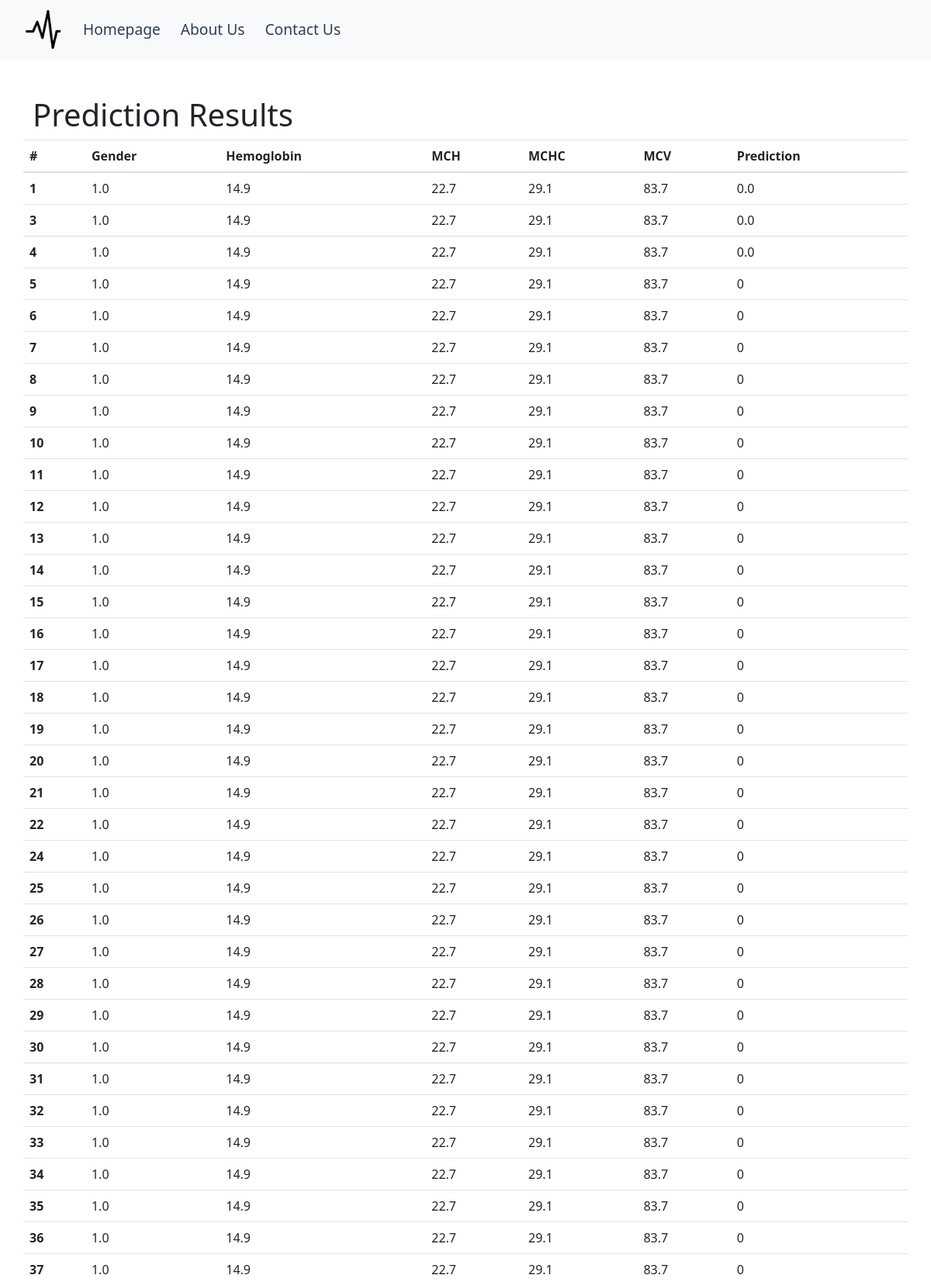
The page /predict/results/ (upper part) on the database its author committed.
### predict/models.py (models this page shows, shortened)
class PredResults(models.Model):
    Gender = models.FloatField()
    Hemoglobin = models.FloatField()
    MCH = models.FloatField()
    MCHC = models.FloatField()
    MCV  = models.FloatField(null=True,blank=True)
    prediction = models.CharField(max_length=30)

### predict/views.py (the view)
# urls.py: path("results/", views.view_results, name="results"),
def view_results(request):
    data = {"dataset": PredResults.objects.all()}
    return render(request, "predict/results.html", data)

### templates/predict/results.html
{% extends "base.html" %}
{% block content %}
<!DOCTYPE html>
<html>
    <body>
    <div class="container pt-5">
        <div class="row">
        <h1>Prediction Results</h1>
            <table class="table">
                <thead>
                <tr>
                <th scope="col">#</th>
                <th scope="col">Gender</th>
                <th scope="col">Hemoglobin</th>
                <th scope="col">MCH</th>
                <th scope="col">MCHC</th>
                <th scope="col">MCV</th>
                <th scope="col">Prediction</th>
                </tr>
                </thead>
                <tbody>
                {% for data in dataset %}
                    <tr>
                    <th scope="row">{{ data.id }}</th>
                    <td>{{ data.Gender }}</td>
                    <td>{{ data.Hemoglobin }}</td>
                    <td>{{ data.MCH }}</td>
                    <td>{{ data.MCHC }}</td>
                    <td>{{ data.MCV }}</td>
                    <td>{{ data.prediction }}</td>
                    </tr>
                {% endfor %}
                </tbody>
            </table>
        </div>
    </div>
</body>
</html>
    {% endblock content %}

### templates/base.html (shortened to what this page needs)
<!doctype html>
<html lang="en">
    <head>
    {% load static %}
    <link rel="stylesheet" href="https://stackpath.bootstrapcdn.com/bootstrap/4.4.1/css/bootstrap.min.css">
    <link rel="stylesheet" href="{% static 'css/style.css' %}">
    </head>
    <body>
    {% include 'parts/navbar.html' %}
    {% block content  %}
    {% endblock content  %}
    </body>
</html>

### templates/parts/navbar.html (shortened to what this page needs)
{% load static %}
<!doctype html>
<html lang="en">
  <head>
    <link href="https://cdn.jsdelivr.net/npm/bootstrap@5.1.3/dist/css/bootstrap.min.css" rel="stylesheet">
  </head>
  <body>
    <nav class="navbar navbar-expand-lg navbar-light bg-light">
        <div class="container-fluid">
        <a class="navbar-brand" href="{% url 'index' %}"><img src="{% static 'image/life-line.png' %}" width="50" height="50" style =" position:relative;left:5px"></a>
          <div class="collapse navbar-collapse" id="navbarNavAltMarkup">
            <div class="navbar-nav">
              <a class="nav-link" href="{% url 'index' %}" style ="margin:0px 5px;font-size: larger;color:#303d57;">Homepage</a>
              <a class="nav-link" href="{% url 'about' %}" style ="margin:0px 5px;font-size: larger;color:#303d57;">About Us</a>
              <a class="nav-link" href="{% url 'contact' %}" style ="margin:0px 5px;font-size: larger;color:#303d57;">Contact Us</a>
            </div>
          </div>
        </div>
    </nav>
  </body>
</html>

### static/css/style.css (style rules this page uses)
* { margin:0; padding:0; overflow-x: hidden; }

### rows shown on the page
PredResults: id "1", Gender "1.0", Hemoglobin "14.9", MCH "22.7", MCHC "29.1", MCV "83.7", prediction "0.0"
PredResults: id "3", Gender "1.0", Hemoglobin "14.9", MCH "22.7", MCHC "29.1", MCV "83.7", prediction "0.0"
PredResults: id "4", Gender "1.0", Hemoglobin "14.9", MCH "22.7", MCHC "29.1", MCV "83.7", prediction "0.0"
PredResults: id "5", Gender "1.0", Hemoglobin "14.9", MCH "22.7", MCHC "29.1", MCV "83.7", prediction "0"
PredResults: id "6", Gender "1.0", Hemoglobin "14.9", MCH "22.7", MCHC "29.1", MCV "83.7", prediction "0"
PredResults: id "7", Gender "1.0", Hemoglobin "14.9", MCH "22.7", MCHC "29.1", MCV "83.7", prediction "0"
PredResults: id "8", Gender "1.0", Hemoglobin "14.9", MCH "22.7", MCHC "29.1", MCV "83.7", prediction "0"
PredResults: id "9", Gender "1.0", Hemoglobin "14.9", MCH "22.7", MCHC "29.1", MCV "83.7", prediction "0"
PredResults: id "10", Gender "1.0", Hemoglobin "14.9", MCH "22.7", MCHC "29.1", MCV "83.7", prediction "0"
PredResults: id "11", Gender "1.0", Hemoglobin "14.9", MCH "22.7", MCHC "29.1", MCV "83.7", prediction "0"
PredResults: id "12", Gender "1.0", Hemoglobin "14.9", MCH "22.7", MCHC "29.1", MCV "83.7", prediction "0"
PredResults: id "13", Gender "1.0", Hemoglobin "14.9", MCH "22.7", MCHC "29.1", MCV "83.7", prediction "0"
PredResults: id "14", Gender "1.0", Hemoglobin "14.9", MCH "22.7", MCHC "29.1", MCV "83.7", prediction "0"
PredResults: id "15", Gender "1.0", Hemoglobin "14.9", MCH "22.7", MCHC "29.1", MCV "83.7", prediction "0"
PredResults: id "16", Gender "1.0", Hemoglobin "14.9", MCH "22.7", MCHC "29.1", MCV "83.7", prediction "0"
PredResults: id "17", Gender "1.0", Hemoglobin "14.9", MCH "22.7", MCHC "29.1", MCV "83.7", prediction "0"
PredResults: id "18", Gender "1.0", Hemoglobin "14.9", MCH "22.7", MCHC "29.1", MCV "83.7", prediction "0"
PredResults: id "19", Gender "1.0", Hemoglobin "14.9", MCH "22.7", MCHC "29.1", MCV "83.7", prediction "0"
PredResults: id "20", Gender "1.0", Hemoglobin "14.9", MCH "22.7", MCHC "29.1", MCV "83.7", prediction "0"
PredResults: id "21", Gender "1.0", Hemoglobin "14.9", MCH "22.7", MCHC "29.1", MCV "83.7", prediction "0"
PredResults: id "22", Gender "1.0", Hemoglobin "14.9", MCH "22.7", MCHC "29.1", MCV "83.7", prediction "0"
PredResults: id "24", Gender "1.0", Hemoglobin "14.9", MCH "22.7", MCHC "29.1", MCV "83.7", prediction "0"
PredResults: id "25", Gender "1.0", Hemoglobin "14.9", MCH "22.7", MCHC "29.1", MCV "83.7", prediction "0"
PredResults: id "26", Gender "1.0", Hemoglobin "14.9", MCH "22.7", MCHC "29.1", MCV "83.7", prediction "0"
PredResults: id "27", Gender "1.0", Hemoglobin "14.9", MCH "22.7", MCHC "29.1", MCV "83.7", prediction "0"
PredResults: id "28", Gender "1.0", Hemoglobin "14.9", MCH "22.7", MCHC "29.1", MCV "83.7", prediction "0"
PredResults: id "29", Gender "1.0", Hemoglobin "14.9", MCH "22.7", MCHC "29.1", MCV "83.7", prediction "0"
PredResults: id "30", Gender "1.0", Hemoglobin "14.9", MCH "22.7", MCHC "29.1", MCV "83.7", prediction "0"
PredResults: id "31", Gender "1.0", Hemoglobin "14.9", MCH "22.7", MCHC "29.1", MCV "83.7", prediction "0"
PredResults: id "32", Gender "1.0", Hemoglobin "14.9", MCH "22.7", MCHC "29.1", MCV "83.7", prediction "0"
PredResults: id "33", Gender "1.0", Hemoglobin "14.9", MCH "22.7", MCHC "29.1", MCV "83.7", prediction "0"
PredResults: id "34", Gender "1.0", Hemoglobin "14.9", MCH "22.7", MCHC "29.1", MCV "83.7", prediction "0"
PredResults: id "35", Gender "1.0", Hemoglobin "14.9", MCH "22.7", MCHC "29.1", MCV "83.7", prediction "0"
PredResults: id "36", Gender "1.0", Hemoglobin "14.9", MCH "22.7", MCHC "29.1", MCV "83.7", prediction "0"
PredResults: id "37", Gender "1.0", Hemoglobin "14.9", MCH "22.7", MCHC "29.1", MCV "83.7", prediction "0"
